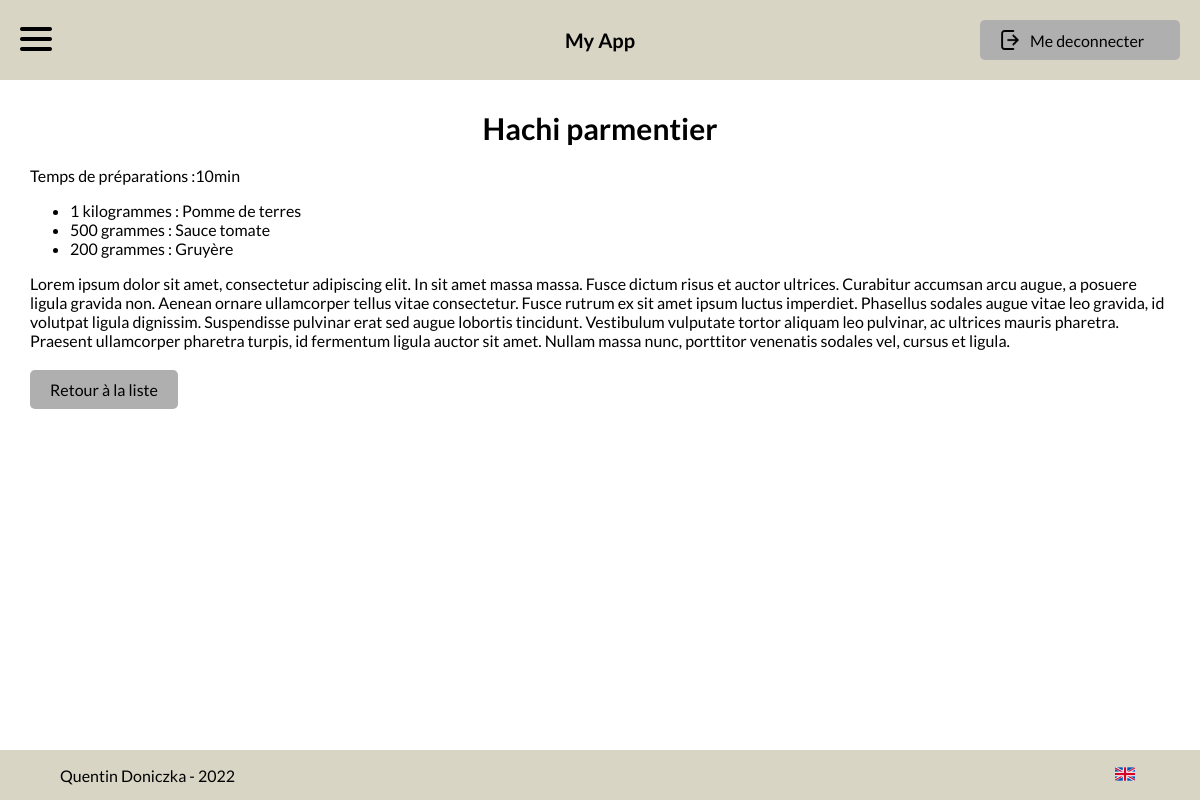
The app's page /receipts/?id=3 (signed in) with its own data.
### tables this page shows
CREATE TABLE receipts (
        id INTEGER PRIMARY KEY AUTOINCREMENT,
        titre VARCHAR(255) NOT NULL,
        temps INT,
        ingredients TEXT,
        lang VARCHAR(3) DEFAULT "fr",
        id_owner INT,
        is_public INT DEFAULT 0,
        resume TEXT,
        description TEXT NOT NULL
    );

### assets/php/traductions.php (called while the page is built, shortened)
<?php
function traduction() {
    $traduction = [];
    $traduction["fr"] = [];
    $traduction["en"] = [];
    $traduction["fr"]["accueil"] = [];
    $traduction["fr"]["accueil"]["titre"] = "Bienvenue sur \"My App\"";
    $traduction["fr"]["accueil"]["titre2"] = "Voir la dernière recette :";
    $traduction["fr"]["accueil"]["info"] = "Voir la recette";
    $traduction["fr"]["accueil"]["info_all"] = "Voir toutes les recettes";
    $traduction["fr"]["lang"] = [];
    $traduction["fr"]["lang"]["change_fr"] = "Traduire le site en français";
    $traduction["fr"]["lang"]["change_en"] = "Traduire le site en anglais";
    $traduction["fr"]["gestion"] = [];
    $traduction["fr"]["gestion"]["btn_edit"] = "Editer";
    $traduction["fr"]["gestion"]["btn_delete"] = "Supprimer";
    $traduction["fr"]["recette"] = [];
    $traduction["fr"]["recette"]["titre_privee"] = "Page de recette (privée)";
    $traduction["fr"]["recette"]["titre_public"] = "Page de recette (public)";
    $traduction["fr"]["recette"]["creation"] = "Création";
    $traduction["fr"]["recette"]["modif"] = "Modification";
    $traduction["fr"]["recette"]["recette"] = "recette";
    $traduction["fr"]["recette"]["titre"] = "Titre de la recette";
    $traduction["fr"]["recette"]["temps"] = "Temps de préparation (min)";
    $traduction["fr"]["recette"]["description"] = "Courte description";
    $traduction["fr"]["recette"]["ingredient"] = "Ingrédients";
    $traduction["fr"]["recette"]["t_ingredient"] = "Ecrire votre ingrédient ...";
    $traduction["fr"]["recette"]["q_ingredient"] = "Quantité";
    $traduction["fr"]["recette"]["u_ingredient"] = "Unité";
    $traduction["fr"]["recette"]["n_ingredient"] = "Nom ingrédient";
    $traduction["fr"]["recette"]["add"] = "Ajouter";
    $traduction["fr"]["recette"]["etape"] = "Etapes";
    $traduction["fr"]["recette"]["e_etape"] = "Ecrire votre étape ...";
    $traduction["fr"]["recette"]["save"] = "Enregistrer";
    $traduction["fr"]["recette"]["cancel"] = "Annuler";
    $traduction["fr"]["recette"]["r_liste"] = "Retour à la liste";
    $traduction["fr"]["recette"]["indispo"] = "Recette indisponible";
    $traduction["fr"]["recette"]["time"] = "Temps de préparations :";
    $traduction["fr"]["recette"]["n_recette"] = "Nouvelle recette";
    $traduction["fr"]["recette"]["propose"] =  "Proposer ma recette";
    $traduction["fr"]["recette"]["voir"] = "Voir la recette";
    $traduction["fr"]["recette"]["edit"] = "Editer";
    $traduction["fr"]["recette"]["sup"] = "Supprimer";
    $traduction["fr"]["recette"]["none"] = "Il n'y a pas de recettes à afficher.";
    $traduction["fr"]["signin"] = [];
    $traduction["fr"]["signin"]["titre"] = "Connexion";
    $traduction["fr"]["signin"]["mail"] = "Email";
    $traduction["fr"]["signin"]["name"] = "Pseudo";
    $traduction["fr"]["signin"]["mdp"] = "Mot de passe";
    $traduction["fr"]["signin"]["c_mdp"] = "Confirmation de mot de passe";
    $traduction["fr"]["signin"]["connect"] = "Se connecter";
    $traduction["fr"]["signin"]["inscrire"] = "S'inscrire";
    $traduction["fr"]["signin"]["membre"] = "Déjà membre ?";
    $traduction["fr"]["signin"]["success"] = "Inscription réussie, veuillez vous connecter.";
    $traduction["fr"]["header"]["home"] = "Accueil";
    $traduction["fr"]["header"]["profil"] = "Profil";
    $traduction["fr"]["header"]["recette"] = "Recettes";
    $traduction["fr"]["header"]["m_recette"] = "Mes recettes";
    $traduction["fr"]["header"]["course"] = "Liste de courses";
    $traduction["fr"]["header"]["utilisateur"] = "Gestion des utilisateurs";
    $traduction["fr"]["header"]["deco"] = "Me deconnecter";
    $traduction["fr"]["error_signin"]["pseudo"] = "Ce pseudo est déjà pris";
    $traduction["fr"]["error_signin"]["mdp"] = "Mots de passes differents";
    $traduction["fr"]["error_signin"]["email"] = "Email invalide";
    $traduction["fr"]["error_signin"]["user_ok"] = "Utilisateur bien enregistré.";
    $traduction["fr"]["error_signin"]["fields"] = "Les champs ne sont pas bien remplis.";
    $traduction["fr"]["error_signin"]["connect_ok"] = "Connexion réussie.";
    $traduction["fr"]["error_signin"]["id"] = "Les identifiants sont incorrects.";
    $traduction["fr"]["msg_role"]["droit"] = "Vous ne pouvez pas modifier les rôles.";
    $traduction["fr"]["msg_role"]["self"] = "Vous ne pouvez pas modifier votre propre rôle.";
    $traduction["fr"]["msg_role"]["update"] = "Rôle mis à jour.";
    $traduction["fr"]["msg_role"]["error"] = "Une erreur est survenu, veuillez réessayer plus tard.";
    $traduction["fr"]["recette"]["my_fav"] = "Mes favoris";
    $traduction["fr"]["recette"]["fav"] = "Favori";
    $traduction["fr"]["recette"]["moderation"] = "Modération des recettes";
    $traduction["fr"]["recette"]["add_course"] = "Ajouter à ma liste de course";
    $traduction["fr"]["liste"]["titre"] = "Ma liste de courses";
    $traduction["fr"]["liste"]["nombre"] = "Nombre de recettes choisies :";
    $traduction["fr"]["liste"]["creat"] = "Générer ma liste";
    $traduction["fr"]["liste"]["vide"] = "Liste de course vide";
    $traduction["fr"]["manage"]["titre"] = "Gestion des utilisateurs";
    $traduction["fr"]["manage"]["membre"] = "Membre";
    $traduction["en"]["accueil"] = [];
    $traduction["en"]["accueil"]["titre"] = "Welcome to \"My App\"";
    $traduction["en"]["accueil"]["titre2"] = "See the last receipt :";
    $traduction["en"]["accueil"]["info"] = "See receipt";
    $traduction["en"]["accueil"]["info_all"] = "See every receipts";
    $traduction["en"]["lang"] = [];
    $traduction["en"]["lang"]["change_fr"] = "Traduire le site en français";
    $traduction["en"]["lang"]["change_en"] = "Traduire le site en anglais";
    $traduction["en"]["gestion"] = [];
    $traduction["en"]["gestion"]["btn_edit"] = "Editer";
    $traduction["en"]["gestion"]["btn_delete"] = "Supprimer";
    $traduction["en"]["signin"] = [];
    $traduction["en"]["signin"]["titre"] = "Connection";
    $traduction["en"]["signin"]["mail"] = "Email";
    $traduction["en"]["signin"]["name"] = "Pseudo";
    $traduction["en"]["signin"]["mdp"] = "Password";
    $traduction["en"]["signin"]["c_mdp"] = "Confirm password";
    $traduction["en"]["signin"]["connect"] = "Log in";
    $traduction["en"]["signin"]["inscrire"] = "Register";
    $traduction["en"]["signin"]["membre"] = "Already member ?";
    $traduction["en"]["signin"]["success"] = "Register done, please login.";
    $traduction["en"]["signin"]["success"] = "Register done, please login.";
    $traduction["en"]["header"]["home"] = "Homepage";
    $traduction["en"]["header"]["profil"] = "Profil";
    $traduction["en"]["header"]["recette"] = "Receipt";
    $traduction["en"]["header"]["m_recette"] = "My Receipt";
    $traduction["en"]["header"]["course"] = "Shopping list";
    $traduction["en"]["header"]["utilisateur"] = "User management";
    $traduction["en"]["header"]["deco"] = "Logout";
    $traduction["en"]["error_signin"]["pseudo"] = "This pseudo is already taken";
    $traduction["en"]["error_signin"]["mdp"] = "password is not matching";
    $traduction["en"]["error_signin"]["email"] = "Email invalid";
    $traduction["en"]["error_signin"]["user_ok"] = "User well saved";
    $traduction["en"]["error_signin"]["fields"] = "The fields are not filled in correctly.";
    $traduction["en"]["error_signin"]["connect_ok"] = "Successful connection.";
    $traduction["en"]["error_signin"]["id"] = "Identifiers are incorrect.";
    $traduction["en"]["msg_role"]["droit"] = "You cannot change roles.";
    $traduction["en"]["msg_role"]["self"] = "You cannot change your won role.";
    $traduction["en"]["msg_role"]["update"] = "Updated role";
    $traduction["en"]["msg_role"]["error"] = "An error has occurred, please try again later.";
    $traduction["en"]["recette"] = [];
    $traduction["en"]["recette"]["titre_privee"] = "Receipts page (private)";
    $traduction["en"]["recette"]["titre_public"] = "Receipts page (public)";
    $traduction["en"]["recette"]["creation"] = "Creation";
    $traduction["en"]["recette"]["modif"] = "Edit";
    $traduction["en"]["recette"]["recette"] = "receipt";
    $traduction["en"]["recette"]["titre"] = "Receipts title";
    $traduction["en"]["recette"]["temps"] = "Preparation time (mins)";
    $traduction["en"]["recette"]["description"] = "Short Description";
    $traduction["en"]["recette"]["ingredient"] = "Ingredients";
    $traduction["en"]["recette"]["t_ingredient"] = "Write your ingredient...";
    $traduction["en"]["recette"]["q_ingredient"] = "Quantity";
    $traduction["en"]["recette"]["u_ingredient"] = "Unit";
    $traduction["en"]["recette"]["n_ingredient"] = "Ingredient name";
    $traduction["en"]["recette"]["add"] = "Add";
    $traduction["en"]["recette"]["etape"] = "Steps";
    $traduction["en"]["recette"]["e_etape"] = "Write your step...";
    $traduction["en"]["recette"]["save"] = "Save";
    $traduction["en"]["recette"]["cancel"] = "Cancel";
    $traduction["en"]["recette"]["r_liste"] = "Back to list";
    $traduction["en"]["recette"]["indispo"] = "Recipe unavailable";
    $traduction["en"]["recette"]["time"] = "Preparation time:";
    $traduction["en"]["recette"]["n_recette"] = "New recipe";
    $traduction["en"]["recette"]["propose"] =  "Submit my recipe";
    $traduction["en"]["recette"]["voir"] = "See the recipe";
    $traduction["en"]["recette"]["edit"] = "Edit";
    $traduction["en"]["recette"]["sup"] = "Delete";
    $traduction["en"]["recette"]["none"] = "There are no recipes to display.";
    $traduction["en"]["recette"]["my_fav"] = "My favorites";
    $traduction["en"]["recette"]["fav"] = "Favorite";
    $traduction["en"]["recette"]["moderation"] = "Management receipt public";
    $traduction["en"]["recette"]["add_course"] = "Add to my wishlist";
    $traduction["en"]["liste"]["titre"] = "My shopping list";
    $traduction["en"]["liste"]["nombre"] = "Number of recipes chosen :";
    $traduction["en"]["liste"]["creat"] = "Generate my list";
    $traduction["en"]["liste"]["vide"] = "Shopping list is empty";
    $traduction["en"]["manage"]["titre"] = "User management";
    $traduction["en"]["manage"]["membre"] = "Member";
    return $traduction;
}

### receipts/index.php (the view, shortened to what this page needs)
<?php
include("../assets/php/header.php");
$pdo = new PDO('sqlite:../database.db');
$pdo->setAttribute(PDO::ATTR_DEFAULT_FETCH_MODE, PDO::FETCH_ASSOC);
$pdo->setAttribute(PDO::ATTR_ERRMODE, PDO::ERRMODE_EXCEPTION);
$lang = $_SESSION["lang"];
$traduction = traduction();
?>
<?php if(isset($_GET["id"]) && isset($_GET["edit"])) { ?>
<?php
    $req = $pdo->prepare('SELECT * FROM receipts WHERE id=:id AND lang = "fr" ');
    $req->bindValue('id', intval($_GET["id"]));
    $req->execute();
    $receipt = $req->fetch();
?>
<?php if( (!empty($_GET["id"]) && $receipt && is_owner($receipt["id_owner"])) || ($_GET["id"] == 0 && is_admin())) { ?>
<h1 class="title-page" > <?php if($_GET["id"] == 0) {echo $traduction[$lang]["recette"]["creation"];} else {echo $traduction[$lang]["recette"]["modif"];} ?> <?php echo $traduction[$lang]["recette"]["recette"] ; ?></h1>
<form id="form_receipt" method="POST" action="/receipts/form_receipt.php" class="form form-recette">
    <input name="id" type="hidden" value="<?php echo $_GET["id"];?>">
    <input type="hidden" value="1" name="is_public">
    <div class="label-form">
    <label for=""> <?php echo $traduction[$lang]["recette"]["titre"]; ?></label>
        <input type="text" name="titre" value="<?php if($receipt){echo $receipt["titre"];} ?>">
    </div>
    <div class="label-form">
    <label for=""><?php echo $traduction[$lang]["recette"]["temps"]; ?></label>
        <input type="text" name="temps" value="<?php if($receipt){echo $receipt["temps"];} ?>">
    </div>
    <div class="label-form">
        <label for=""><?php echo $traduction[$lang]["recette"]["description"]; ?></label>
        <textarea rows="3" name="resume" type="text" ><?php if($receipt){echo $receipt["resume"];} ?></textarea>
    </div>
    <div class="label-form">
        <label for=""><?php echo $traduction[$lang]["recette"]["ingredient"]; ?></label>
        <div id="list-ingredients">
            <?php if($receipt["ingredients"]) {
                $ingredients = json_decode($receipt["ingredients"]);
                foreach($ingredients as $ingredient) { ?>
                    <label><input checked='checked' type='checkbox' name='ingredients[]' value='<?php echo $ingredient->name.':'.$ingredient->quantity.":".$ingredient->unit; ?>'/>
                            <span><?php echo $ingredient->quantity." ".$ingredient->unit.' : '.$ingredient->name; ?></span>
                            <span class="delete_ingredient" title="Delete">X</span>
                    </label>
                <?php }
            } ?>
        </div>
        <div class="autocomplete">
            <div class="ingredients-inputs">
                <input type="number" id="qte_ingred" placeholder="Quantité" >
                <select name="" id="unit_ingred">
                    <option value="" disabled><?php echo $traduction[$lang]["recette"]["u_ingredient"]; ?></option>
                    <option value="kilogrammes">kg</option>
                    <option value="litres">litres</option>
                    <option value="grammes">grammes</option>
                </select>
                <input type="text" id="name_ingred" placeholder="Nom ingrédient" >
            </div>
            <button id="add_ingredient" class="btn"><?php echo $traduction[$lang]["recette"]["add"]; ?></button>
        </div>
    </div>
    <div class="label-form">
        <label for=""><?php echo $traduction[$lang]["recette"]["etape"]; ?></label>
        <textarea rows="20" name="description" placeholder="Ecrire votre étape ..." ><?php if($receipt){echo $receipt["description"];} ?></textarea>
    </div>
    <div class="btns">
        <button class="btn valid"><?php echo $traduction[$lang]["recette"]["save"]; ?></button>
        <button type="reset" class="btn cancel"><?php echo $traduction[$lang]["recette"]["cancel"]; ?></button>
        <a class="btn retour-list" href="?"><?php echo $traduction[$lang]["recette"]["r_liste"]; ?></a>
    </div>
</form>
<div id="errors"></div>
<?php } else { ?>
<div class="no-result">
    <?php echo $traduction[$lang]["recette"]["indispo"]; ?>
</div>
<?php }
} elseif( isset($_GET["id"]) ) { ?>
<?php
    $req = $pdo->prepare('SELECT * FROM receipts WHERE id=:id AND lang = "fr" ');
    $req->bindValue('id', intval($_GET["id"]));
    $req->execute();
    $receipt = $req->fetch();
?>
<div class="wrapper">
    <h1 class="title-page" > <?php echo $receipt["titre"]; ?> </h1>
    <div><?php echo $traduction[$lang]["recette"]["time"]; ?><?php echo $receipt["temps"]; ?>min</div>
    <?php if($receipt["ingredients"]) {
        $ingredients = json_decode($receipt["ingredients"]);
        echo ' <ul> ';
        foreach($ingredients as $ingredient) { ?>
            <li>
                <?php echo $ingredient->quantity." ".$ingredient->unit.' : '.$ingredient->name; ?>
            </li>
        <?php }
        echo ' </ul> ';
     } ?>
    <div>
        <?php echo nl2br($receipt["description"]); ?>
    </div>
    <a class="btn retour-list" href="?"><?php echo $traduction[$lang]["recette"]["r_liste"]; ?></a>
</div>
<?php  }?>
<?php
include("../assets/php/footer.php");
?>

### assets/css/style.css (style rules this page uses)
:root { --main-color: #AFAFAF; --grey: #D8D5C5; --error: #dc3545; --success: #28a745; }
body { font-family: 'Lato',sans-serif; margin: 0; position: relative; }
h1 { font-size: 30px; text-align: center; margin-top: 0px; }
a { color: inherit; text-decoration: none; }
.btn { color: inherit; text-decoration: none; padding: 10px 20px; text-align: center; background-color: var(--main-color); border-radius: 5px; border: none; font-size: 16px; }
.title-page { margin-top:0; }
.retour-list { display: inline-block; margin-top: 20px; }
.wrapper { max-width: 1250px; margin:0 auto; }

### records on screen
receipts: titre "Hachi parmentier", temps "10", description "Lorem ipsum dolor sit amet, consectetur adipiscing elit. In sit amet massa massa. Fusce dictum risus et auctor ultrices. Curabitur accumsan arcu augue, a posuere ligula gravida non. Aenean ornare ullamcorper tellus vitae consectetur. Fusce rutrum ex sit amet ipsum luctus imperdiet. Phasellus sodales augue vitae leo gravida, id volutpat ligula dignissim. Suspendisse pulvinar erat sed augue lobortis tincidunt. Vestibulum vulputate tortor aliquam leo pulvinar, ac ultrices mauris pharetra. Praesent ullamcorper pharetra turpis, id fermentum ligula auctor sit amet. Nullam massa nunc, porttitor venenatis sodales vel, cursus et ligula."

### other values on screen
$traduction[$lang]["header"]["deco"] "Me deconnecter"
$traduction[$lang]["recette"]["time"] "Temps de préparations :"
$ingredient->quantity "1"
$ingredient->unit "kilogrammes"
$ingredient->name "Pomme de terres"
$ingredient->quantity "500"
$ingredient->unit "grammes"
$ingredient->name "Sauce tomate"
$ingredient->quantity "200"
$ingredient->name "Gruyère"
$traduction[$lang]["recette"]["r_liste"] "Retour à la liste"
